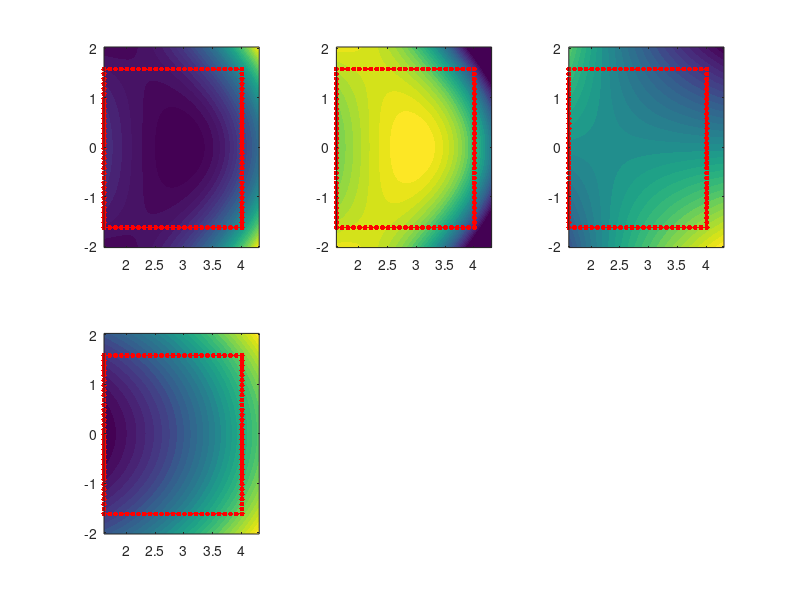
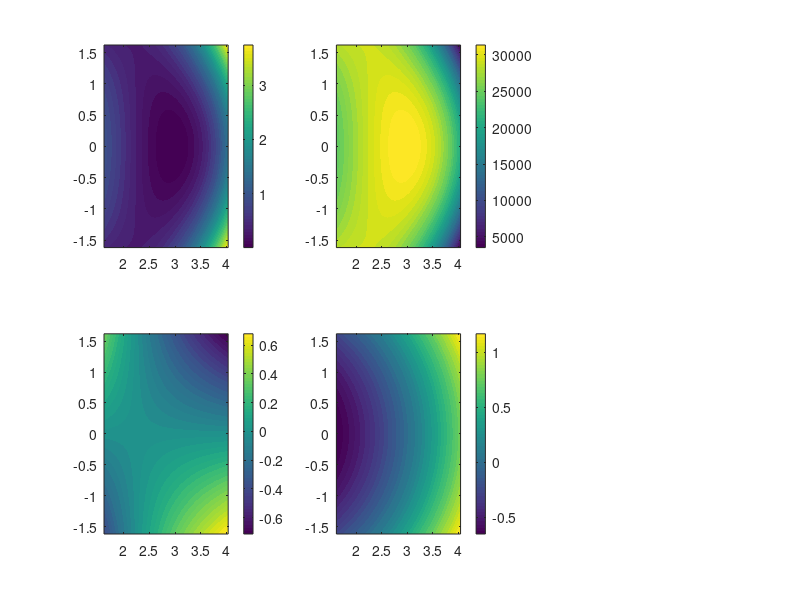

The MATLAB script that drew these images, in order:
clear; clc;

%% Parameters

R0 = 2.96;
a0 = 0.9; 
elongation = 1.5;

Rmax = R0 + a0;
Zmax = a0*elongation;

mu0 = 4*pi*1e-7;

I0 = 3e6;
qa = 3;
N0 = 1e20;
T0 = 10e3*1.603e-19;
p0 = N0*T0/5;

Bt = qa*mu0*I0*R0/(2*pi*a0^2);

Bp =  mu0*I0/(2*pi*(a0+elongation/2));

c = 2*Bp/(Rmax^2-R0^2)*4/3;
a = 7/3*c;
b = - Bp/(R0*Zmax);

%%

ds = 0.01;

R = R0 - a0*1.5 : ds : R0 + a0*1.5;
Z = -a0*elongation*1.5:ds:a0*elongation*1.5;
% phi=0:ds:2*pi;
% 
% [R,Z]=rotateCoords(R,Z,phi,a0);
[R,Z] = meshgrid(R,Z);

%%

rho = (R.^2-R0^2)/(2*R0);

%% Psi

Psi = 1/2*(b+c)*R0^2*Z.^2 + c*R0*rho.*Z.^2 + 1/2*(a-c)*R0^2*rho.^2;

%% B poloidal

dPsidR = diff(Psi,[],2)./diff(R,[],2); 
dPsidR = ([dPsidR(:,1) dPsidR] + [dPsidR dPsidR(:,end)])/2;

dPsidZ = diff(Psi,[],1)./diff(Z,[],1); 
dPsidZ = ([dPsidZ(1,:); dPsidZ] + [dPsidZ; dPsidZ(end,:)])/2;

BR = -dPsidZ./R;
BZ = dPsidR./R;

%% J poloidal 

I = (I0^2 - 2*b*R0^2/(4*pi*1e-7).^2*Psi).^0.5;

dIdR = diff(I,[],2)./diff(R,[],2); 
dIdR = ([dIdR(:,1) dIdR] + [dIdR dIdR(:,end)])/2;

dIdZ = diff(I,[],1)./diff(Z,[],1); 
dIdZ = ([dIdZ(1,:); dIdZ] + [dIdZ; dIdZ(end,:)])/2;

jR = 1./R.*dIdZ; 
jZ = -1./R.*dIdR;

%% p 

p = -a/(4*pi^2*4*pi*1e-7).*Psi + p0;
save aaa.mat Psi p
dpdR = diff(p,[],2)./diff(R,[],2); 
dpdR = ([dpdR(:,1) dpdR] + [dpdR dpdR(:,end)])/2;

dpdZ = diff(p,[],1)./diff(Z,[],1); 
dpdZ = ([dpdZ(1,:); dpdZ] + [dpdZ; dpdZ(end,:)])/2;

%%

RW_min = R0 - a0*1.5;
RW_max = R0 + a0*1.2;

ZW_min = -a0*elongation*1.2;
ZW_max = a0*elongation*1.2;

Rl = RW_min : 0.1 : RW_max;
Zl = ZW_min : 0.1 : ZW_max;
Zb = [Zl ones(size(Rl))*max(Zl) Zl ones(size(Rl))*min(Zl)];
Rb = [ones(size(Zl))*min(Rl) Rl ones(size(Zl))*max(Rl) Rl];
%



pb = interp2(R,Z,p,Rb,Zb);
Psib = interp2(R,Z,Psi,Rb,Zb);
BRb = interp2(R,Z,BR,Rb,Zb);
BZb = interp2(R,Z,BZ,Rb,Zb);

figure
clf
subplot(2,3,1)
contourf(R,Z,Psi,40,'LineStyle','none')
hold on
plot(Rb,Zb,'.r','markersize',12)

subplot(2,3,2)
contourf(R,Z,max(p,0),30,'LineStyle','none')
hold on
plot(Rb,Zb,'.r','markersize',12)

subplot(2,3,3)
contourf(R,Z,BR,30,'LineStyle','none')
hold on
plot(Rb,Zb,'.r','markersize',12)

subplot(2,3,4)
contourf(R,Z,BZ,30,'LineStyle','none')
hold on
plot(Rb,Zb,'.r','markersize',12)

%% Select inside wall

Plasma.R = RW_min:0.01:RW_max;
Plasma.Z = ZW_min:0.01:ZW_max;

[Plasma.R, Plasma.Z] = meshgrid(Plasma.R,Plasma.Z); 

Plasma.Psi = interp2(R,Z,Psi,Plasma.R, Plasma.Z);
Plasma.p = interp2(R,Z,p,Plasma.R, Plasma.Z);
Plasma.Br = interp2(R,Z,BR,Plasma.R, Plasma.Z);
Plasma.Bz = interp2(R,Z,BZ,Plasma.R, Plasma.Z);

Boundary.R = Rb;
Boundary.Z = Zb;
Boundary.p = pb; 
Boundary.BR = BRb;
Boundary.BZ = BZb;

Parameters.a = a;
Parameters.b = b;
Parameters.c = c;


figure
clf
subplot(2,3,1)
contourf(Plasma.R,Plasma.Z,Plasma.Psi,40,'LineStyle','none')
colorbar()

subplot(2,3,2)
contourf(Plasma.R,Plasma.Z,Plasma.p,40,'LineStyle','none')
colorbar()

subplot(2,3,4)
contourf(Plasma.R,Plasma.Z,Plasma.Br,40,'LineStyle','none')
colorbar()

subplot(2,3,5)
contourf(Plasma.R,Plasma.Z,Plasma.Bz,40,'LineStyle','none')
colorbar()


save Plasma02.mat

